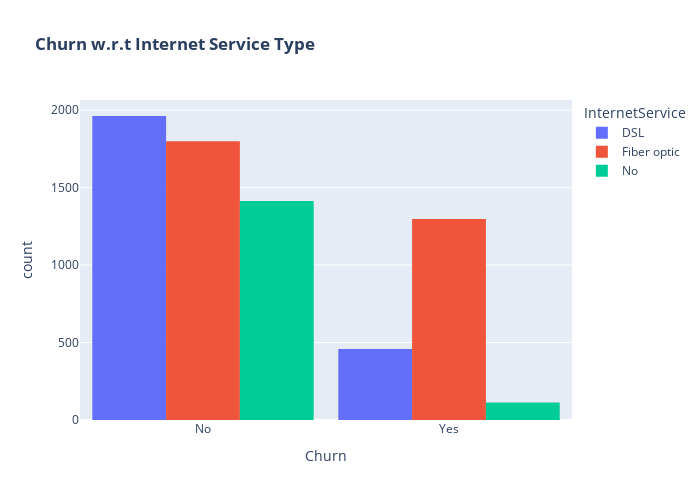

Notebook code cell kept with this figure:
### Code cell
fig3 = px.histogram(df, x="Churn", color = "InternetService", barmode="group",title = '<b>Churn w.r.t Internet Service Type<b>')
fig3.update_layout(width=700, height=500, bargap=0.1)
fig3.show()

### Figure 1 — Plotly figure (JSON) as saved in the notebook; plotly's stock layout.template omitted (floating-point values rounded to 4 significant figures; data arrays with more than 128 entries replaced by an {"elided": "..."} marker saying what was removed)
{"data": [{"alignmentgroup": "True", "bingroup": "x", "hovertemplate": "InternetService=DSL<br>Churn=%{x}<br>count=%{y}<extra></extra>", "legendgroup": "DSL", "marker": {"color": "#636efa", "pattern": {"shape": ""}}, "name": "DSL", "offsetgroup": "DSL", "orientation": "v", "showlegend": true, "type": "histogram", "x": {"elided": "2421 str values"}, "xaxis": "x", "yaxis": "y"}, {"alignmentgroup": "True", "bingroup": "x", "hovertemplate": "InternetService=Fiber optic<br>Churn=%{x}<br>count=%{y}<extra></extra>", "legendgroup": "Fiber optic", "marker": {"color": "#EF553B", "pattern": {"shape": ""}}, "name": "Fiber optic", "offsetgroup": "Fiber optic", "orientation": "v", "showlegend": true, "type": "histogram", "x": {"elided": "3096 str values"}, "xaxis": "x", "yaxis": "y"}, {"alignmentgroup": "True", "bingroup": "x", "hovertemplate": "InternetService=No<br>Churn=%{x}<br>count=%{y}<extra></extra>", "legendgroup": "No", "marker": {"color": "#00cc96", "pattern": {"shape": ""}}, "name": "No", "offsetgroup": "No", "orientation": "v", "showlegend": true, "type": "histogram", "x": {"elided": "1526 str values"}, "xaxis": "x", "yaxis": "y"}], "layout": {"bargap": 0.1, "barmode": "group", "height": 500, "legend": {"title": {"text": "InternetService"}, "tracegroupgap": 0}, "title": {"text": "<b>Churn w.r.t Internet Service Type<b>"}, "width": 700, "xaxis": {"anchor": "y", "domain": [0, 1], "title": {"text": "Churn"}}, "yaxis": {"anchor": "x", "domain": [0, 1], "title": {"text": "count"}}}}
